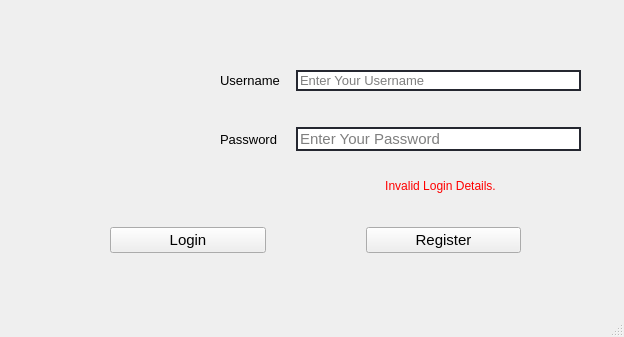
<?xml version="1.0" encoding="UTF-8"?>
<ui version="4.0">
 <class>Login_Window</class>
 <widget class="QMainWindow" name="Login_Window">
  <property name="geometry">
   <rect>
    <x>0</x>
    <y>0</y>
    <width>624</width>
    <height>337</height>
   </rect>
  </property>
  <property name="font">
   <font>
    <family>Arial</family>
    <pointsize>12</pointsize>
   </font>
  </property>
  <property name="mouseTracking">
   <bool>false</bool>
  </property>
  <property name="windowTitle">
   <string>Login</string>
  </property>
  <property name="windowOpacity">
   <double>1.000000000000000</double>
  </property>
  <property name="autoFillBackground">
   <bool>false</bool>
  </property>
  <property name="styleSheet">
   <string notr="true">QMainWindow
{

}</string>
  </property>
  <widget class="QWidget" name="centralwidget">
   <widget class="QLabel" name="Logo">
    <property name="geometry">
     <rect>
      <x>40</x>
      <y>40</y>
      <width>151</width>
      <height>131</height>
     </rect>
    </property>
    <property name="text">
     <string/>
    </property>
    <property name="pixmap">
     <pixmap>Images/Logo_rc.png</pixmap>
    </property>
    <property name="scaledContents">
     <bool>true</bool>
    </property>
   </widget>
   <widget class="QWidget" name="horizontalLayoutWidget">
    <property name="geometry">
     <rect>
      <x>110</x>
      <y>200</y>
      <width>411</width>
      <height>81</height>
     </rect>
    </property>
    <layout class="QHBoxLayout" name="Button_Layout">
     <property name="spacing">
      <number>100</number>
     </property>
     <property name="leftMargin">
      <number>0</number>
     </property>
     <property name="topMargin">
      <number>0</number>
     </property>
     <item>
      <widget class="QPushButton" name="Login_Button">
       <property name="font">
        <font>
         <family>Segoe UI</family>
         <pointsize>11</pointsize>
        </font>
       </property>
       <property name="cursor">
        <cursorShape>PointingHandCursor</cursorShape>
       </property>
       <property name="autoFillBackground">
        <bool>false</bool>
       </property>
       <property name="styleSheet">
        <string notr="true"/>
       </property>
       <property name="text">
        <string>Login</string>
       </property>
       <property name="checkable">
        <bool>false</bool>
       </property>
       <property name="default">
        <bool>false</bool>
       </property>
       <property name="flat">
        <bool>false</bool>
       </property>
      </widget>
     </item>
     <item>
      <widget class="QPushButton" name="Register_Button">
       <property name="enabled">
        <bool>true</bool>
       </property>
       <property name="font">
        <font>
         <family>Segoe UI</family>
         <pointsize>11</pointsize>
        </font>
       </property>
       <property name="cursor">
        <cursorShape>PointingHandCursor</cursorShape>
       </property>
       <property name="autoFillBackground">
        <bool>false</bool>
       </property>
       <property name="styleSheet">
        <string notr="true"/>
       </property>
       <property name="text">
        <string>Register</string>
       </property>
       <property name="checkable">
        <bool>false</bool>
       </property>
       <property name="default">
        <bool>false</bool>
       </property>
       <property name="flat">
        <bool>false</bool>
       </property>
      </widget>
     </item>
    </layout>
   </widget>
   <widget class="QWidget" name="gridLayoutWidget">
    <property name="geometry">
     <rect>
      <x>220</x>
      <y>40</y>
      <width>361</width>
      <height>141</height>
     </rect>
    </property>
    <layout class="QGridLayout" name="Input_Layout">
     <property name="horizontalSpacing">
      <number>16</number>
     </property>
     <item row="0" column="0">
      <widget class="QLabel" name="Username_Label">
       <property name="font">
        <font>
         <family>Segoe UI</family>
         <pointsize>10</pointsize>
        </font>
       </property>
       <property name="text">
        <string>Username</string>
       </property>
      </widget>
     </item>
     <item row="1" column="1">
      <widget class="QLineEdit" name="Password_Field">
       <property name="font">
        <font>
         <family>Segoe UI</family>
         <pointsize>11</pointsize>
        </font>
       </property>
       <property name="styleSheet">
        <string notr="true">QLineEdit
{
	border : 2px solid rgb(37,39,48);
}</string>
       </property>
       <property name="text">
        <string/>
       </property>
       <property name="frame">
        <bool>true</bool>
       </property>
       <property name="echoMode">
        <enum>QLineEdit::Password</enum>
       </property>
       <property name="placeholderText">
        <string>Enter Your Password</string>
       </property>
      </widget>
     </item>
     <item row="1" column="0">
      <widget class="QLabel" name="Password_Label">
       <property name="font">
        <font>
         <family>Segoe UI</family>
         <pointsize>10</pointsize>
        </font>
       </property>
       <property name="text">
        <string>Password</string>
       </property>
      </widget>
     </item>
     <item row="0" column="1">
      <widget class="QLineEdit" name="Username_Field">
       <property name="font">
        <font>
         <family>Segoe UI</family>
         <pointsize>10</pointsize>
        </font>
       </property>
       <property name="styleSheet">
        <string notr="true">QLineEdit
{
	border : 2px solid rgb(37,39,48);
}</string>
       </property>
       <property name="frame">
        <bool>false</bool>
       </property>
       <property name="placeholderText">
        <string>Enter Your Username</string>
       </property>
       <property name="clearButtonEnabled">
        <bool>false</bool>
       </property>
      </widget>
     </item>
    </layout>
   </widget>
   <widget class="QLabel" name="Invalid_Label">
    <property name="enabled">
     <bool>true</bool>
    </property>
    <property name="geometry">
     <rect>
      <x>350</x>
      <y>170</y>
      <width>181</width>
      <height>31</height>
     </rect>
    </property>
    <property name="font">
     <font>
      <family>Segoe UI</family>
      <pointsize>9</pointsize>
     </font>
    </property>
    <property name="styleSheet">
     <string notr="true">QLabel
{
	color: rgb(255,0,0);
}</string>
    </property>
    <property name="inputMethodHints">
     <set>Qt::ImhHiddenText</set>
    </property>
    <property name="text">
     <string>Invalid Login Details.</string>
    </property>
    <property name="alignment">
     <set>Qt::AlignCenter</set>
    </property>
   </widget>
  </widget>
  <widget class="QMenuBar" name="menubar">
   <property name="geometry">
    <rect>
     <x>0</x>
     <y>0</y>
     <width>624</width>
     <height>26</height>
    </rect>
   </property>
  </widget>
  <widget class="QStatusBar" name="statusbar"/>
 </widget>
 <resources/>
 <connections/>
</ui>
